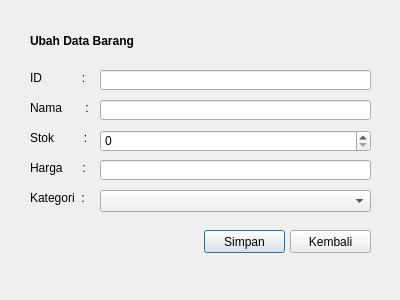
<?xml version="1.0" encoding="UTF-8"?>
<ui version="4.0">
 <class>Dialog</class>
 <widget class="QDialog" name="Dialog">
  <property name="geometry">
   <rect>
    <x>0</x>
    <y>0</y>
    <width>400</width>
    <height>300</height>
   </rect>
  </property>
  <property name="windowTitle">
   <string>Dialog</string>
  </property>
  <widget class="QLineEdit" name="lineEdit">
   <property name="geometry">
    <rect>
     <x>100</x>
     <y>70</y>
     <width>271</width>
     <height>20</height>
    </rect>
   </property>
  </widget>
  <widget class="QSpinBox" name="spinBox">
   <property name="geometry">
    <rect>
     <x>100</x>
     <y>130</y>
     <width>271</width>
     <height>22</height>
    </rect>
   </property>
  </widget>
  <widget class="QLabel" name="label_3">
   <property name="geometry">
    <rect>
     <x>30</x>
     <y>100</y>
     <width>61</width>
     <height>16</height>
    </rect>
   </property>
   <property name="text">
    <string>Nama       :</string>
   </property>
  </widget>
  <widget class="QLabel" name="label_2">
   <property name="geometry">
    <rect>
     <x>30</x>
     <y>70</y>
     <width>61</width>
     <height>16</height>
    </rect>
   </property>
   <property name="text">
    <string>ID            :</string>
   </property>
  </widget>
  <widget class="QLabel" name="label">
   <property name="geometry">
    <rect>
     <x>30</x>
     <y>30</y>
     <width>111</width>
     <height>21</height>
    </rect>
   </property>
   <property name="font">
    <font>
     <weight>75</weight>
     <bold>true</bold>
    </font>
   </property>
   <property name="text">
    <string>Ubah Data Barang</string>
   </property>
  </widget>
  <widget class="QPushButton" name="pushButton">
   <property name="geometry">
    <rect>
     <x>204</x>
     <y>230</y>
     <width>81</width>
     <height>23</height>
    </rect>
   </property>
   <property name="text">
    <string>Simpan</string>
   </property>
  </widget>
  <widget class="QLabel" name="label_6">
   <property name="geometry">
    <rect>
     <x>30</x>
     <y>190</y>
     <width>61</width>
     <height>16</height>
    </rect>
   </property>
   <property name="text">
    <string>Kategori  :</string>
   </property>
  </widget>
  <widget class="QLabel" name="label_4">
   <property name="geometry">
    <rect>
     <x>30</x>
     <y>130</y>
     <width>61</width>
     <height>16</height>
    </rect>
   </property>
   <property name="text">
    <string>Stok         :</string>
   </property>
  </widget>
  <widget class="QPushButton" name="pushButton_2">
   <property name="geometry">
    <rect>
     <x>290</x>
     <y>230</y>
     <width>81</width>
     <height>23</height>
    </rect>
   </property>
   <property name="text">
    <string>Kembali</string>
   </property>
  </widget>
  <widget class="QLineEdit" name="lineEdit_2">
   <property name="geometry">
    <rect>
     <x>100</x>
     <y>100</y>
     <width>271</width>
     <height>20</height>
    </rect>
   </property>
  </widget>
  <widget class="QLabel" name="label_5">
   <property name="geometry">
    <rect>
     <x>30</x>
     <y>160</y>
     <width>61</width>
     <height>16</height>
    </rect>
   </property>
   <property name="text">
    <string>Harga      :</string>
   </property>
  </widget>
  <widget class="QLineEdit" name="lineEdit_3">
   <property name="geometry">
    <rect>
     <x>100</x>
     <y>160</y>
     <width>271</width>
     <height>20</height>
    </rect>
   </property>
  </widget>
  <widget class="QComboBox" name="comboBox">
   <property name="geometry">
    <rect>
     <x>100</x>
     <y>190</y>
     <width>271</width>
     <height>22</height>
    </rect>
   </property>
  </widget>
 </widget>
 <resources/>
 <connections/>
</ui>
